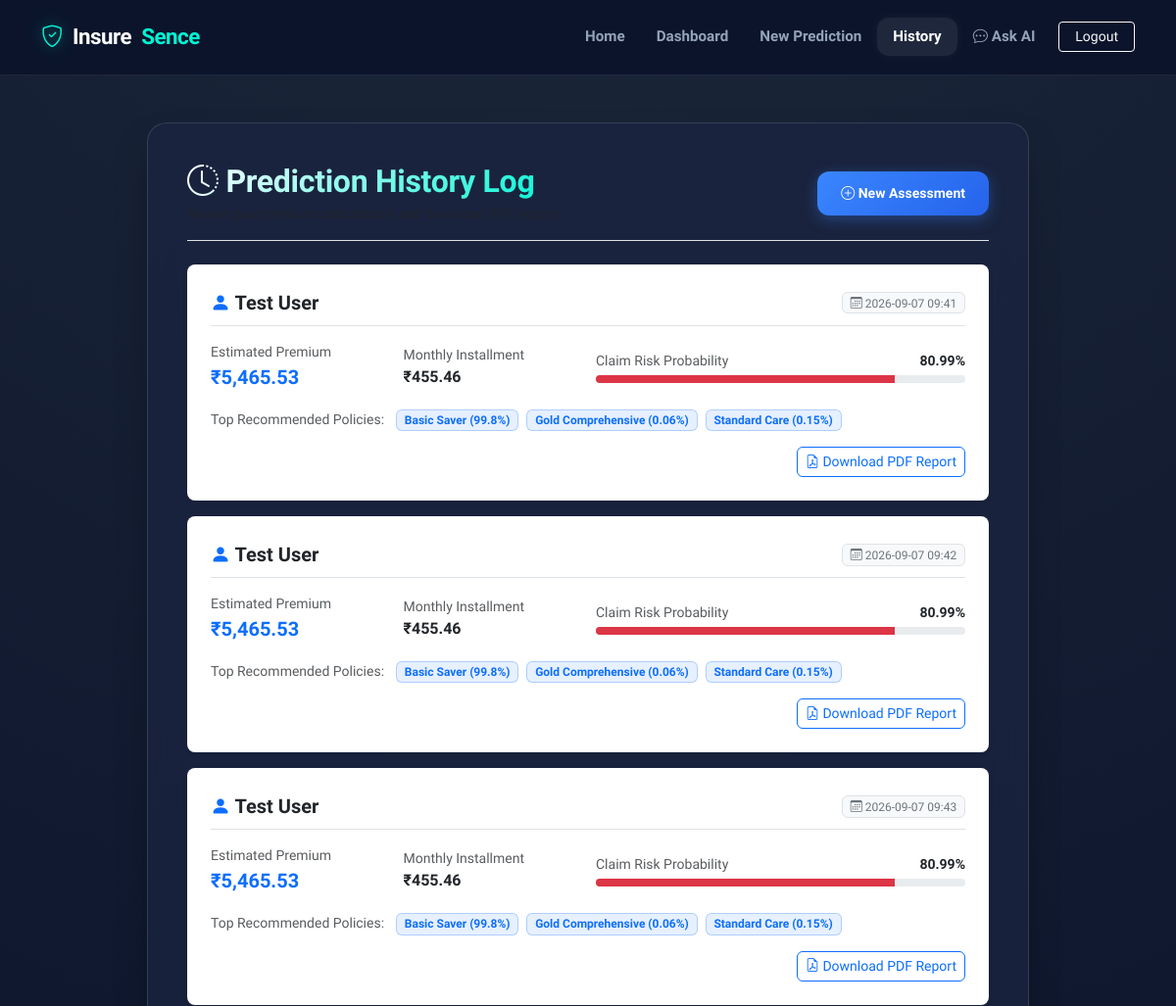
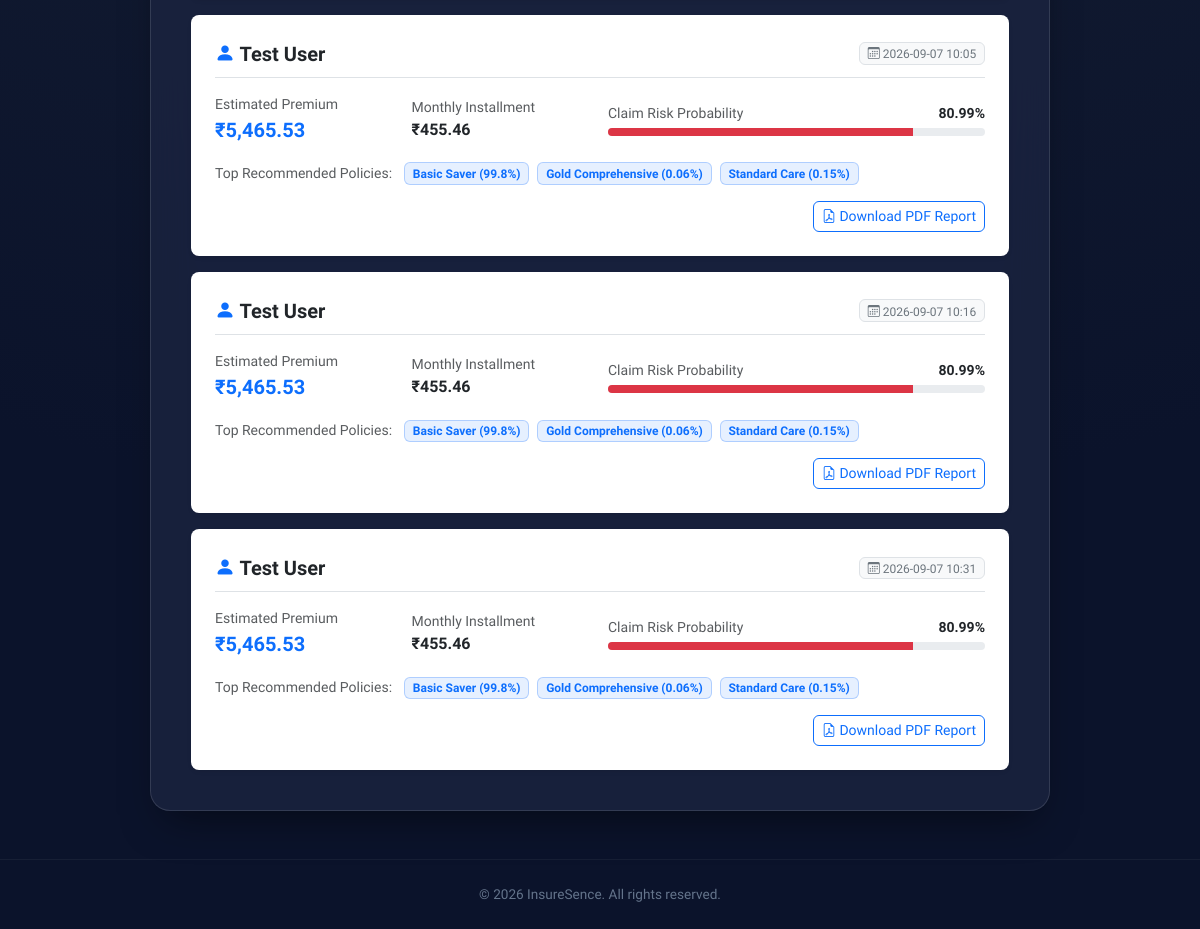
Screenshot of /history (signed in) with the database file from the repository (2 pictures, top to bottom).
### utils/database.py (models this page shows)
class Prediction(Base):
    __tablename__ = 'predictions'
    id = Column(Integer, primary_key=True)
    user_id = Column(Integer, ForeignKey('users.id'), index=True)
    premium = Column(Float)
    policies = Column(Text)  # JSON string of policies list
    claim = Column(Boolean)
    probability = Column(Float)
    personal_details = Column(Text)  # JSON string
    user_data = Column(Text)  # JSON string
    advice = Column(Text)
    created_at = Column(DateTime, default=datetime.utcnow)
    user = relationship("User", back_populates="predictions")

### app.py (the view)
@app.route("/history")
@login_required
def history():
    user_info = get_user_data(session["email"])
    return render_template("history.html", predictions=user_info.get("predictions", []))

### app.py (called while the page is built)
def login_required(f):
    @wraps(f)
    def wrapper(*args, **kwargs):
        if "email" not in session:
            return redirect("/login")
        return f(*args, **kwargs)
    return wrapper

### utils/database.py (called while the page is built)
def get_db():
    return SessionLocal()

### template/history.html (shortened to what this page needs)
<!DOCTYPE html>
<html lang="en">
<head>
  <link href="https://cdn.jsdelivr.net/npm/bootstrap@5.3.0/dist/css/bootstrap.min.css" rel="stylesheet">
  <link rel="stylesheet" href="https://cdn.jsdelivr.net/npm/bootstrap-icons@1.11.0/font/bootstrap-icons.css">
  <link href="{{ url_for('static', filename='style.css') }}" rel="stylesheet">
</head>
<body>
  <nav class="navbar navbar-expand-lg navbar-custom">
    <div class="container">
      <a class="navbar-brand" href="/home"><i class="bi bi-shield-check"></i> Insure<span>Sence</span></a>
      <div class="collapse navbar-collapse" id="navMenu">
        <ul class="navbar-nav ms-auto mb-2 mb-lg-0 align-items-center">
          <li class="nav-item"><a class="nav-link" href="/home">Home</a></li>
          <li class="nav-item"><a class="nav-link" href="/dashboard">Dashboard</a></li>
          <li class="nav-item"><a class="nav-link" href="/index">New Prediction</a></li>
          <li class="nav-item"><a class="nav-link active" href="/history">History</a></li>
          <li class="nav-item"><a class="nav-link" href="/ask"><i class="bi bi-chat-dots"></i> Ask AI</a></li>
          <li class="nav-item ms-lg-2"><a href="/logout" class="btn btn-outline-light btn-sm px-3">Logout</a></li>
        </ul>
      </div>
    </div>
  </nav>
  <div class="container py-5">
    <div class="glass-card mx-auto" style="max-width: 900px;">
      <div class="d-flex align-items-center justify-content-between mb-4 pb-3 border-bottom">
        <div>
          <h2 class="text-gradient m-0"><i class="bi bi-clock-history"></i> Prediction History Log</h2>
          <p class="text-muted small m-0 mt-1">Review past premium calculations and download PDF reports</p>
        </div>
        <a href="/index" class="btn btn-primary-custom btn-sm"><i class="bi bi-plus-circle"></i> New Assessment</a>
      </div>
      {% if predictions %}
        <div class="d-flex flex-direction-column gap-3 flex-column">
        {% for p in predictions %}
        <div class="card border-0 shadow-sm rounded-3 p-4 bg-white">
          <div class="d-flex flex-wrap justify-content-between align-items-center border-bottom pb-2 mb-3">
            <div class="fw-bold text-dark fs-5">
              <i class="bi bi-person-fill text-primary"></i> {{ p.personal_details.get('name', 'User Record') }}
            </div>
            <span class="badge bg-light text-secondary border fw-normal">
              <i class="bi bi-calendar3"></i> {{ p.created_at }}
            </span>
          </div>
          <div class="row g-3 align-items-center mb-3">
            <div class="col-md-3">
              <div class="small text-muted">Estimated Premium</div>
              <div class="fw-bold fs-5 text-primary">₹{{ "{:,.2f}".format(p.premium) }}</div>
            </div>
            <div class="col-md-3">
              <div class="small text-muted">Monthly Installment</div>
              <div class="fw-bold fs-6 text-dark">₹{{ "{:,.2f}".format(p.monthly_premium) }}</div>
            </div>
            <div class="col-md-6">
              <div class="d-flex justify-content-between small text-muted mb-1">
                <span>Claim Risk Probability</span>
                <span class="fw-bold text-dark">{{ p.probability }}%</span>
              </div>
              <div class="progress" style="height: 8px;">
                <div class="progress-bar {% if p.probability >= 65 %}bg-danger{% elif p.probability >= 35 %}bg-warning{% else %}bg-success{% endif %}" style="width: {{ p.probability }}%;"></div>
              </div>
            </div>
          </div>
          {% if p.policies %}
          <div class="mb-3">
            <span class="small text-muted me-2">Top Recommended Policies:</span>
            {% for name, prob in p.policies[:3] %}
              <span class="badge bg-primary bg-opacity-10 text-primary border border-primary border-opacity-25 me-1">{{ name }} ({{ prob }}%)</span>
            {% endfor %}
          </div>
          {% endif %}
          <div class="d-flex justify-content-end">
            <a href="/history_view/{{ p.id }}" class="btn btn-outline-primary btn-sm rounded-2">
              <i class="bi bi-file-earmark-pdf"></i> Download PDF Report
            </a>
          </div>
        </div>
        {% endfor %}
        </div>
      {% endif %}
    </div>
  </div>
  <footer>&copy; 2026 InsureSence. All rights reserved.</footer>
</body>
</html>

### static/style.css (style rules this page uses)
:root { --bg-dark: #0b132b; --bg-slate: #1c2541; --bg-card: rgba(28, 37, 65, 0.78); --bg-card-hover: rgba(35, 47, 80, 0.9); --cyan-glow: #00f5d4; --electric-blue: #3a86ff; --blue-hover: #2563eb; --emerald-green: #10b981; --warning-amber: #f59e0b; --danger-rose: #ef4444; --text-main: #f8fafc; --text-sub: #94a3b8; --text-muted: #64748b; --glass-border: rgba(255, 255, 255, 0.12); --cyan-border: rgba(0, 245, 212, 0.35); --shadow-glow: 0 0 25px rgba(0, 245, 212, 0.15); --shadow-lg: 0 20px 40px -15px rgba(0, 0, 0, 0.5); --radius-xl: 20px; --radius-lg: 16px; --radius-md: 12px; }
body { font-family: 'Plus Jakarta Sans', -apple-system, BlinkMacSystemFont, 'Segoe UI', Roboto, sans-serif; background: radial-gradient(circle at 50% -20%, #1e293b 0%, #0b132b 80%); background-attachment: fixed; min-height: 100vh; color: var(--text-main); margin: 0; padding: 0; display: flex; flex-direction: column; position: relative; overflow-x: hidden; }
.navbar, .container, footer { position: relative; z-index: 1; }
.navbar-custom { background: rgba(11, 19, 43, 0.9) !important; backdrop-filter: blur(16px); -webkit-backdrop-filter: blur(16px); border-bottom: 1px solid rgba(255, 255, 255, 0.08); padding: 1rem 1.5rem; }
.navbar-brand { font-weight: 800; font-size: 1.4rem; color: #ffffff !important; display: flex; align-items: center; gap: 10px; letter-spacing: -0.5px; }
.navbar-brand i { color: var(--cyan-glow); filter: drop-shadow(0 0 8px rgba(0, 245, 212, 0.6)); }
.navbar-brand span { color: var(--cyan-glow); }
.nav-link { color: var(--text-sub) !important; font-weight: 600; font-size: 0.95rem; transition: all 0.2s ease; padding: 0.5rem 1rem !important; border-radius: var(--radius-md); }
.nav-link:hover, .nav-link.active { color: #ffffff !important; background: rgba(255, 255, 255, 0.08); box-shadow: 0 0 12px rgba(255, 255, 255, 0.05); }
.glass-card { background: var(--bg-card); backdrop-filter: blur(20px); -webkit-backdrop-filter: blur(20px); border: 1px solid var(--glass-border); border-radius: var(--radius-xl); box-shadow: var(--shadow-lg); padding: 2.5rem; transition: transform 0.25s ease, box-shadow 0.25s ease, border-color 0.25s ease; }
h1, h2, h3, h4, h5, h6 { color: #ffffff; font-weight: 700; letter-spacing: -0.3px; }
.text-gradient { background: linear-gradient(135deg, #ffffff 0%, var(--cyan-glow) 100%); -webkit-background-clip: text; -webkit-text-fill-color: transparent; }
.btn-primary-custom { background: linear-gradient(135deg, var(--electric-blue), #2563eb); color: #ffffff; border: none; font-weight: 700; padding: 0.75rem 1.5rem; border-radius: var(--radius-md); box-shadow: 0 4px 15px rgba(58, 134, 255, 0.35); transition: all 0.25s ease; }
footer { margin-top: auto; padding: 1.5rem; text-align: center; color: var(--text-muted); font-size: 0.85rem; border-top: 1px solid rgba(255, 255, 255, 0.05); }

### rows the page displays
Prediction: personal_details.get "Test User", created_at "2026-09-07 09:41", premium "5,465.53", monthly_premium "455.46", probability "80.99", 3 "Basic Saver" "Gold Comprehensive" "Standard Care", 3 "99.8" "0.06" "0.15"
Prediction: personal_details.get "Test User", created_at "2026-09-07 09:42", premium "5,465.53", monthly_premium "455.46", probability "80.99", 3 "Basic Saver" "Gold Comprehensive" "Standard Care", 3 "99.8" "0.06" "0.15"
Prediction: personal_details.get "Test User", created_at "2026-09-07 09:43", premium "5,465.53", monthly_premium "455.46", probability "80.99", 3 "Basic Saver" "Gold Comprehensive" "Standard Care", 3 "99.8" "0.06" "0.15"
Prediction: personal_details.get "Test User", created_at "2026-09-07 10:05", premium "5,465.53", monthly_premium "455.46", probability "80.99", 3 "Basic Saver" "Gold Comprehensive" "Standard Care", 3 "99.8" "0.06" "0.15"
Prediction: personal_details.get "Test User", created_at "2026-09-07 10:16", premium "5,465.53", monthly_premium "455.46", probability "80.99", 3 "Basic Saver" "Gold Comprehensive" "Standard Care", 3 "99.8" "0.06" "0.15"
Prediction: personal_details.get "Test User", created_at "2026-09-07 10:31", premium "5,465.53", monthly_premium "455.46", probability "80.99", 3 "Basic Saver" "Gold Comprehensive" "Standard Care", 3 "99.8" "0.06" "0.15"
